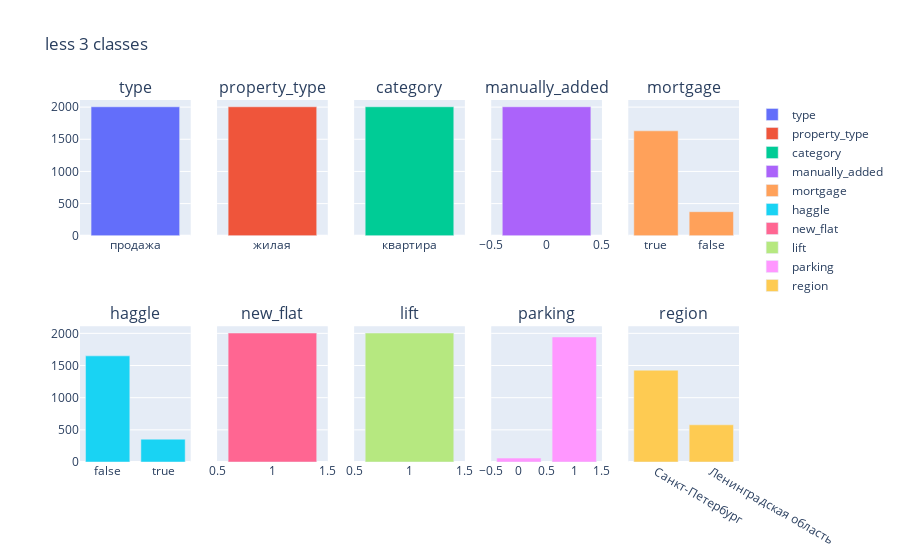

Notebook code for this chart:
### Code cell
subplot_show(list_check_less_3, 'less 3 classes', row_num=2, col_num=5)

### Figure 1 — Plotly figure (JSON) as saved in the notebook; plotly's stock layout.template omitted (floating-point values rounded to 4 significant figures)
{"data": [{"name": "type", "type": "bar", "x": ["продажа"], "xaxis": "x", "y": [2005], "yaxis": "y"}, {"name": "property_type", "type": "bar", "x": ["жилая"], "xaxis": "x2", "y": [2005], "yaxis": "y2"}, {"name": "category", "type": "bar", "x": ["квартира"], "xaxis": "x3", "y": [2005], "yaxis": "y3"}, {"name": "manually_added", "type": "bar", "x": [0], "xaxis": "x4", "y": [2005], "yaxis": "y4"}, {"name": "mortgage", "type": "bar", "x": [true, false], "xaxis": "x5", "y": [1631, 374], "yaxis": "y5"}, {"name": "haggle", "type": "bar", "x": [false, true], "xaxis": "x6", "y": [1650, 355], "yaxis": "y6"}, {"name": "new_flat", "type": "bar", "x": [1], "xaxis": "x7", "y": [2005], "yaxis": "y7"}, {"name": "lift", "type": "bar", "x": [1], "xaxis": "x8", "y": [2005], "yaxis": "y8"}, {"name": "parking", "type": "bar", "x": [1, 0], "xaxis": "x9", "y": [1944, 61], "yaxis": "y9"}, {"name": "region", "type": "bar", "x": ["Санкт-Петербург", "Ленинградская область"], "xaxis": "x10", "y": [1427, 578], "yaxis": "y10"}], "layout": {"annotations": [{"font": {"size": 16}, "showarrow": false, "text": "type", "x": 0.084, "xanchor": "center", "xref": "paper", "y": 1, "yanchor": "bottom", "yref": "paper"}, {"font": {"size": 16}, "showarrow": false, "text": "property_type", "x": 0.292, "xanchor": "center", "xref": "paper", "y": 1, "yanchor": "bottom", "yref": "paper"}, {"font": {"size": 16}, "showarrow": false, "text": "category", "x": 0.5, "xanchor": "center", "xref": "paper", "y": 1, "yanchor": "bottom", "yref": "paper"}, {"font": {"size": 16}, "showarrow": false, "text": "manually_added", "x": 0.708, "xanchor": "center", "xref": "paper", "y": 1, "yanchor": "bottom", "yref": "paper"}, {"font": {"size": 16}, "showarrow": false, "text": "mortgage", "x": 0.916, "xanchor": "center", "xref": "paper", "y": 1, "yanchor": "bottom", "yref": "paper"}, {"font": {"size": 16}, "showarrow": false, "text": "haggle", "x": 0.084, "xanchor": "center", "xref": "paper", "y": 0.375, "yanchor": "bottom", "yref": "paper"}, {"font": {"size": 16}, "showarrow": false, "text": "new_flat", "x": 0.292, "xanchor": "center", "xref": "paper", "y": 0.375, "yanchor": "bottom", "yref": "paper"}, {"font": {"size": 16}, "showarrow": false, "text": "lift", "x": 0.5, "xanchor": "center", "xref": "paper", "y": 0.375, "yanchor": "bottom", "yref": "paper"}, {"font": {"size": 16}, "showarrow": false, "text": "parking", "x": 0.708, "xanchor": "center", "xref": "paper", "y": 0.375, "yanchor": "bottom", "yref": "paper"}, {"font": {"size": 16}, "showarrow": false, "text": "region", "x": 0.916, "xanchor": "center", "xref": "paper", "y": 0.375, "yanchor": "bottom", "yref": "paper"}], "autosize": true, "title": {"text": "less 3 classes"}, "xaxis": {"anchor": "y", "domain": [0, 0.168]}, "xaxis10": {"anchor": "y10", "domain": [0.832, 1]}, "xaxis2": {"anchor": "y2", "domain": [0.208, 0.376]}, "xaxis3": {"anchor": "y3", "domain": [0.416, 0.584]}, "xaxis4": {"anchor": "y4", "domain": [0.624, 0.792]}, "xaxis5": {"anchor": "y5", "domain": [0.832, 1]}, "xaxis6": {"anchor": "y6", "domain": [0, 0.168]}, "xaxis7": {"anchor": "y7", "domain": [0.208, 0.376]}, "xaxis8": {"anchor": "y8", "domain": [0.416, 0.584]}, "xaxis9": {"anchor": "y9", "domain": [0.624, 0.792]}, "yaxis": {"anchor": "x", "domain": [0.625, 1]}, "yaxis10": {"anchor": "x10", "domain": [0, 0.375], "matches": "y6", "showticklabels": false}, "yaxis2": {"anchor": "x2", "domain": [0.625, 1], "matches": "y", "showticklabels": false}, "yaxis3": {"anchor": "x3", "domain": [0.625, 1], "matches": "y", "showticklabels": false}, "yaxis4": {"anchor": "x4", "domain": [0.625, 1], "matches": "y", "showticklabels": false}, "yaxis5": {"anchor": "x5", "domain": [0.625, 1], "matches": "y", "showticklabels": false}, "yaxis6": {"anchor": "x6", "domain": [0, 0.375]}, "yaxis7": {"anchor": "x7", "domain": [0, 0.375], "matches": "y6", "showticklabels": false}, "yaxis8": {"anchor": "x8", "domain": [0, 0.375], "matches": "y6", "showticklabels": false}, "yaxis9": {"anchor": "x9", "domain": [0, 0.375], "matches": "y6", "showticklabels": false}}}
